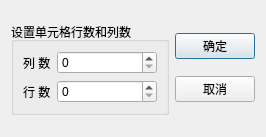
<?xml version="1.0" encoding="UTF-8"?>
<ui version="4.0">
 <class>QWDialogSize</class>
 <widget class="QDialog" name="QWDialogSize">
  <property name="geometry">
   <rect>
    <x>0</x>
    <y>0</y>
    <width>266</width>
    <height>137</height>
   </rect>
  </property>
  <property name="windowTitle">
   <string>设置单元格行数和列数</string>
  </property>
  <layout class="QGridLayout" name="gridLayout_2">
   <item row="0" column="0">
    <widget class="QGroupBox" name="groupBox">
     <property name="title">
      <string>设置单元格行数和列数</string>
     </property>
     <layout class="QGridLayout" name="gridLayout">
      <item row="0" column="0">
       <widget class="QLabel" name="label">
        <property name="text">
         <string>列 数</string>
        </property>
       </widget>
      </item>
      <item row="0" column="1">
       <widget class="QSpinBox" name="spinBoxRow">
        <property name="minimumSize">
         <size>
          <width>100</width>
          <height>0</height>
         </size>
        </property>
       </widget>
      </item>
      <item row="1" column="0">
       <widget class="QLabel" name="label_2">
        <property name="text">
         <string>行 数</string>
        </property>
       </widget>
      </item>
      <item row="1" column="1">
       <widget class="QSpinBox" name="spinBoxColumn">
        <property name="minimumSize">
         <size>
          <width>100</width>
          <height>0</height>
         </size>
        </property>
       </widget>
      </item>
     </layout>
    </widget>
   </item>
   <item row="0" column="1">
    <layout class="QVBoxLayout" name="verticalLayout">
     <item>
      <widget class="QPushButton" name="btnOk">
       <property name="text">
        <string>确定</string>
       </property>
      </widget>
     </item>
     <item>
      <widget class="QPushButton" name="btnCancel">
       <property name="text">
        <string>取消</string>
       </property>
      </widget>
     </item>
    </layout>
   </item>
  </layout>
 </widget>
 <resources/>
 <connections>
  <connection>
   <sender>btnOk</sender>
   <signal>clicked()</signal>
   <receiver>QWDialogSize</receiver>
   <slot>accept()</slot>
   <hints>
    <hint type="sourcelabel">
     <x>79</x>
     <y>169</y>
    </hint>
    <hint type="destinationlabel">
     <x>173</x>
     <y>98</y>
    </hint>
   </hints>
  </connection>
  <connection>
   <sender>btnCancel</sender>
   <signal>clicked()</signal>
   <receiver>QWDialogSize</receiver>
   <slot>reject()</slot>
   <hints>
    <hint type="sourcelabel">
     <x>239</x>
     <y>169</y>
    </hint>
    <hint type="destinationlabel">
     <x>173</x>
     <y>98</y>
    </hint>
   </hints>
  </connection>
 </connections>
</ui>
